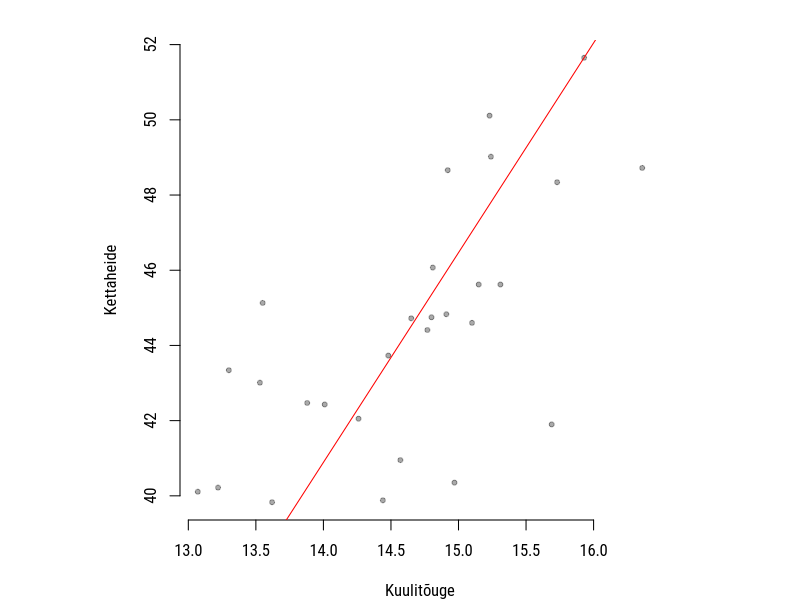
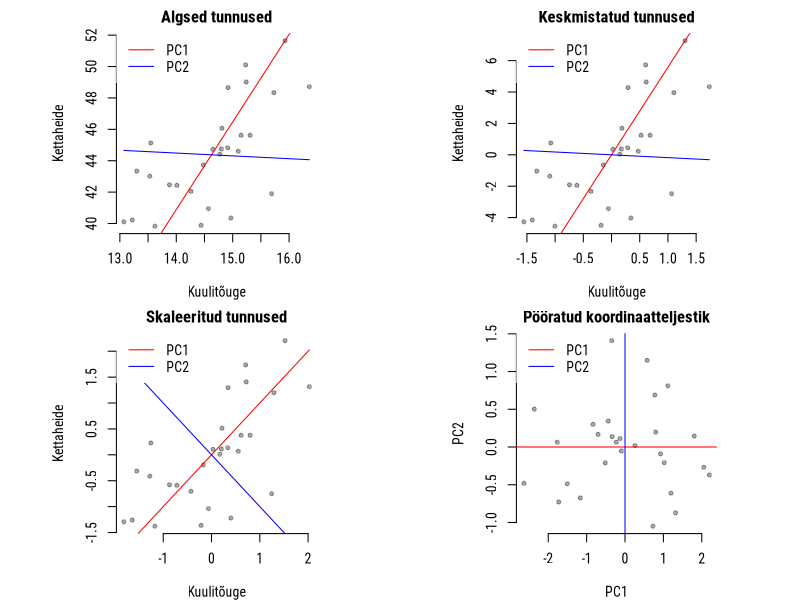
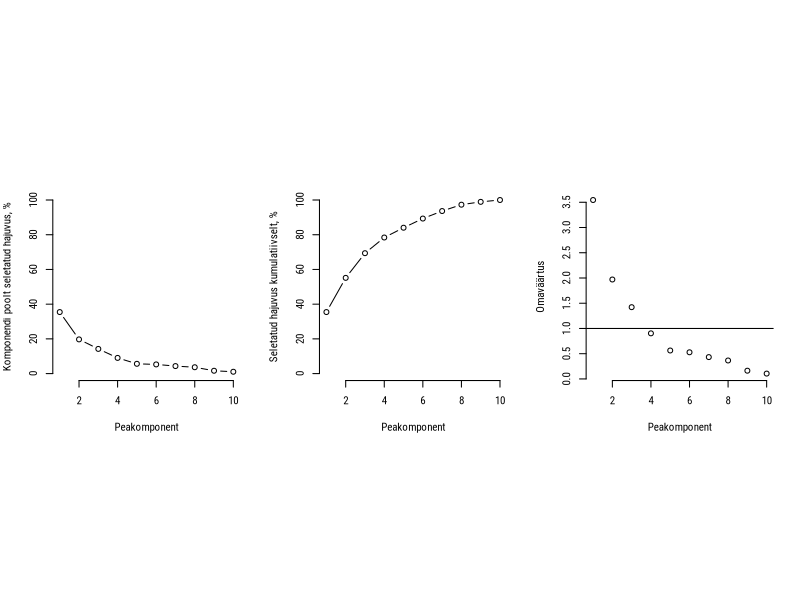
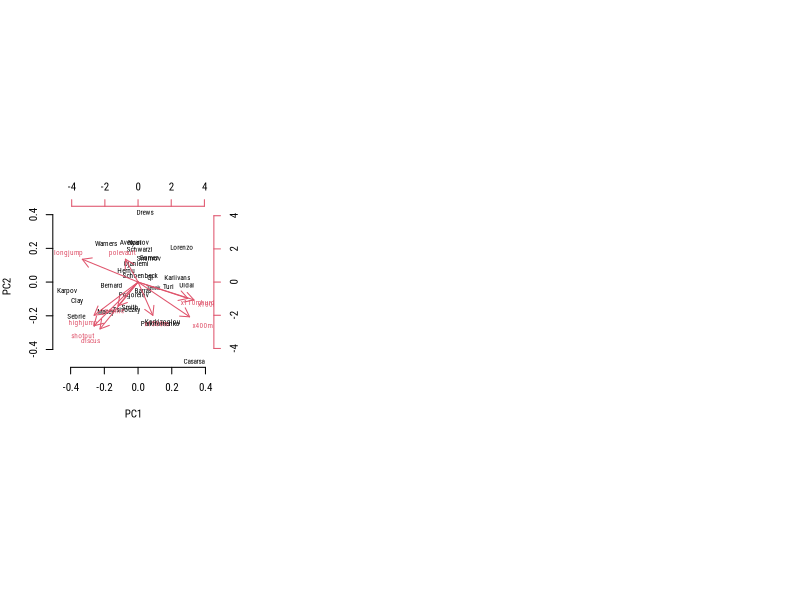

Generate these figures, in order, with R:
## ---- chunk 1
library('magrittr')
kv <- read.csv('andmed/decathlon2004.csv')
rownames(kv) <- kv$athlets
kv$athlets <- NULL
head(kv)
## ---- chunk 2
#| echo: false
# Prepare data
vars <- kv[, c('shotput', 'discus')]
vars <- list(Raw = vars, 
             Center = vars %>% lapply(scale, scale = F) %>% data.frame, 
             Scale = vars %>% lapply(scale) %>% data.frame)
plotEst <- function(data, xlab = "Kuulitõuge", ylab = "Kettaheide", ...) {
  par(bty = 'n', family = 'RobotoCondensed', mar = c(4,4,2,2), pty = 's')
  plot(data[[2]] ~ data[[1]], xlab = xlab, ylab = ylab,
       pch = 20, cex = 1, col = '#00000055', ...)
}
# PC1
plotEst(vars$Raw)
eigHiLo <- cov(vars$Cen) %>% eigen
lines(vars$Raw[[1]], 
      (eigHiLo$vec[2,1]/eigHiLo$vec[1,1] * vars$Cen[[1]] + mean(vars$Raw[[2]])), 
      col = 'red')
## ---- chunk 3
#| echo: false

par(mfrow = c(2,2))
# Legend
pcLeg <- function() {
  legend('topleft', legend = c('PC1', 'PC2'), col = c('red', 'blue'),
         lwd = 1, border = NA, box.col = NA)
}
# Raw
plotEst(vars$Raw, main = "Algsed tunnused")
eigHiLo <- cov(vars$Cen) %>% eigen
lines(vars$Raw[[1]], 
      (eigHiLo$vec[2,1]/eigHiLo$vec[1,1] * vars$Cen[[1]] + mean(vars$Raw[[2]])), 
      col = 'red')
lines(vars$Raw[[1]], 
      (eigHiLo$vec[2,2]/eigHiLo$vec[1,2] * vars$Cen[[1]] + mean(vars$Raw[[2]])), 
      col = 'blue')
pcLeg() # Legend
# Center
plotEst(vars$Cen, main = "Keskmistatud tunnused")
eigHiLo <- cov(vars$Cen) %>% eigen
lines(vars$Cen[[1]], 
      (eigHiLo$vec[2,1]/eigHiLo$vec[1,1] * vars$Cen[[1]] + mean(vars$Cen[[2]])), 
      col = 'red')
lines(vars$Cen[[1]], 
      (eigHiLo$vec[2,2]/eigHiLo$vec[1,2] * vars$Cen[[1]] + mean(vars$Cen[[2]])), 
      col = 'blue')
pcLeg() # Legend
# Scale
plotEst(vars$Scale, main = "Skaleeritud tunnused")
eigHiLo <- cov(vars$Scale) %>% eigen
lines(vars$Scale[[1]], 
      (eigHiLo$vec[2,1]/eigHiLo$vec[1,1] * vars$Scale[[1]] + mean(vars$Scale[[2]])), 
      col = 'red')
lines(vars$Scale[[1]], 
      (eigHiLo$vec[2,2]/eigHiLo$vec[1,2] * vars$Scale[[1]] + mean(vars$Scale[[2]])), 
      col = 'blue')
pcLeg() # Legend
# Rotate
pcaHiLo <- prcomp(vars$Raw, scale = T) %>% summary
par(bty = 'n', family = 'RobotoCondensed', mar = c(4,4,0,0), pty = 's')
plotEst(as.data.frame.matrix(pcaHiLo$x), main = "Pööratud koordinaatteljestik", 
        xlab = "PC1", ylab = "PC2")
abline(h = 0, col = 'red')
abline(v = 0, col = 'blue')
pcLeg() # Legend
## ---- chunk 4
peakomp <- prcomp(kv, scale = TRUE)
## ---- chunk 5
cor(kv)
## ---- chunk 6
par(bty = 'n', mfrow = c(1,3))
plot(peakomp$sdev^2 * 100/length(peakomp$sdev), type = 'b', ylim = c(0,100), 
     xlab = "Peakomponent", ylab = "Komponendi poolt seletatud hajuvus, %")
plot(cumsum(peakomp$sdev^2 * 100/length(peakomp$sdev)), type = 'b', ylim = c(0,100), 
     xlab = "Peakomponent", ylab = "Seletatud hajuvus kumulatiivselt, %")
plot(peakomp$sdev^2, type = 'p', 
     xlab = "Peakomponent", ylab = "Omaväärtus")
abline(h = 1)
## ---- chunk 7
peakomp$sdev^2 %>% round(3)
## ---- chunk 8
(peakomp$sdev^2 / ncol(kv)) %>% round(3)
## ---- chunk 9
summary(peakomp)
## ---- chunk 10
peakomp
## ---- chunk 11
peakomp$x
## ---- chunk 12
par(mar = c(4,4,2,4))
biplot(peakomp)
